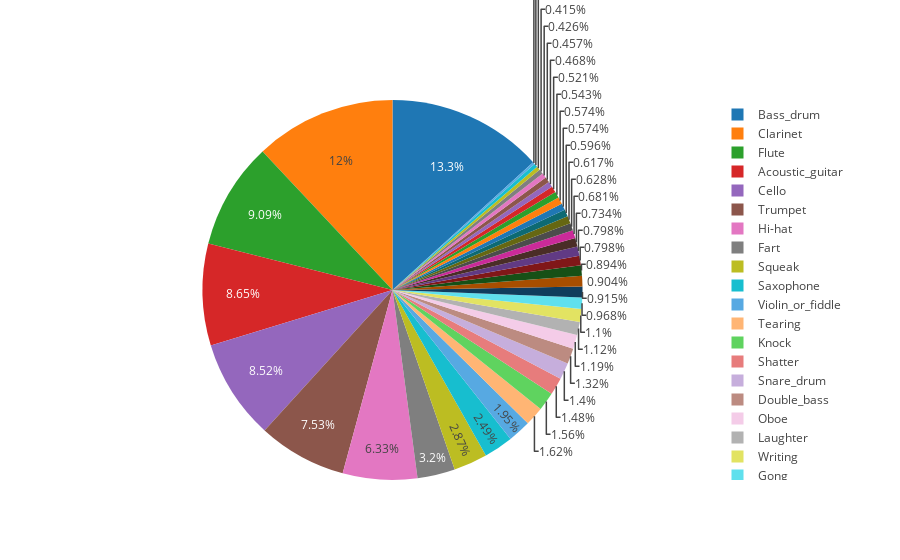

Notebook code for this chart:
### Code cell
temp = data['label'].value_counts()
labels = temp.index
sizes = (temp / temp.sum())*100
trace = go.Pie(labels=labels, values=sizes, hoverinfo='label+percent')
layout = go.Layout()
data1 = [trace]
fig = go.Figure(data=data1, layout=layout)
py.iplot(fig)

### Figure 1 — Plotly figure (JSON) as saved in the notebook; plotly's stock layout.template omitted (floating-point values rounded to 4 significant figures)
{"data": [{"hoverinfo": "label+percent", "labels": ["Bass_drum", "Clarinet", "Flute", "Acoustic_guitar", "Cello", "Trumpet", "Hi-hat", "Fart", "Squeak", "Saxophone", "Violin_or_fiddle", "Tearing", "Knock", "Shatter", "Snare_drum", "Double_bass", "Oboe", "Laughter", "Writing", "Gong", "Gunshot_or_gunfire", "Meow", "Applause", "Tambourine", "Cough", "Telephone", "Cowbell", "Bark", "Fireworks", "Finger_snapping", "Electric_piano", "Harmonica", "Drawer_open_or_close", "Chime", "Keys_jangling", "Microwave_oven", "Burping_or_eructation", "Bus", "Scissors", "Computer_keyboard", "Glockenspiel"], "type": "pie", "values": [13.27, 11.99, 9.085, 8.649, 8.521, 7.532, 6.33, 3.202, 2.872, 2.489, 1.947, 1.617, 1.564, 1.479, 1.404, 1.319, 1.191, 1.117, 1.096, 0.9681, 0.9149, 0.9043, 0.8936, 0.7979, 0.7979, 0.734, 0.6809, 0.6277, 0.617, 0.5957, 0.5745, 0.5745, 0.5426, 0.5213, 0.4681, 0.4574, 0.4255, 0.4149, 0.3191, 0.3191, 0.1809]}], "layout": {}}
